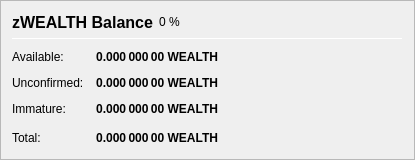
                       <widget class="QFrame" name="frame_ZerocoinBalances">
                        <property name="sizePolicy">
                         <sizepolicy hsizetype="Fixed" vsizetype="Fixed">
                          <horstretch>0</horstretch>
                          <verstretch>0</verstretch>
                         </sizepolicy>
                        </property>
                        <property name="minimumSize">
                         <size>
                          <width>415</width>
                          <height>160</height>
                         </size>
                        </property>
                        <property name="maximumSize">
                         <size>
                          <width>415</width>
                          <height>160</height>
                         </size>
                        </property>
                        <property name="baseSize">
                         <size>
                          <width>415</width>
                          <height>160</height>
                         </size>
                        </property>
                        <property name="frameShape">
                         <enum>QFrame::StyledPanel</enum>
                        </property>
                        <property name="frameShadow">
                         <enum>QFrame::Raised</enum>
                        </property>
                        <layout class="QVBoxLayout" name="verticalLayout_7">
                         <item>
                          <layout class="QHBoxLayout" name="horizontalLayout_8" stretch="0,0,0">
                           <item>
                            <widget class="QLabel" name="label_5z_3">
                             <property name="minimumSize">
                              <size>
                               <width>0</width>
                               <height>20</height>
                              </size>
                             </property>
                             <property name="font">
                              <font>
                               <pointsize>12</pointsize>
                               <weight>75</weight>
                               <bold>true</bold>
                              </font>
                             </property>
                             <property name="text">
                              <string>zWEALTH Balance</string>
                             </property>
                            </widget>
                           </item>
                           <item>
                            <widget class="QLabel" name="labelzAEXPercent">
                             <property name="text">
                              <string notr="true">0 %</string>
                             </property>
                            </widget>
                           </item>
                           <item>
                            <spacer name="horizontalSpacer_11">
                             <property name="orientation">
                              <enum>Qt::Horizontal</enum>
                             </property>
                             <property name="sizeHint" stdset="0">
                              <size>
                               <width>40</width>
                               <height>20</height>
                              </size>
                             </property>
                            </spacer>
                           </item>
                          </layout>
                         </item>
                         <item>
                          <widget class="Line" name="line_ZerocoinBalance">
                           <property name="minimumSize">
                            <size>
                             <width>0</width>
                             <height>1</height>
                            </size>
                           </property>
                           <property name="maximumSize">
                            <size>
                             <width>16777215</width>
                             <height>1</height>
                            </size>
                           </property>
                           <property name="orientation">
                            <enum>Qt::Horizontal</enum>
                           </property>
                          </widget>
                         </item>
                         <item>
                          <spacer name="verticalSpacer_7">
                           <property name="orientation">
                            <enum>Qt::Vertical</enum>
                           </property>
                           <property name="sizeType">
                            <enum>QSizePolicy::Fixed</enum>
                           </property>
                           <property name="sizeHint" stdset="0">
                            <size>
                             <width>20</width>
                             <height>5</height>
                            </size>
                           </property>
                          </spacer>
                         </item>
                         <item>
                          <layout class="QGridLayout" name="gridLayout_5">
                           <property name="spacing">
                            <number>12</number>
                           </property>
                           <item row="1" column="0">
                            <widget class="QLabel" name="labelzBalanceMatureText">
                             <property name="toolTip">
                              <string>Mature: more than 20 confirmation and more than 3 mints of the same denomination after it was minted.
These zWEALTH are spendable.</string>
                             </property>
                             <property name="text">
                              <string>Available:</string>
                             </property>
                            </widget>
                           </item>
                           <item row="2" column="0">
                            <widget class="QLabel" name="labelzBalanceUnconfirmedText">
                             <property name="toolTip">
                              <string>Unconfirmed: less than 20 confirmations
Immature: confirmed, but less than 3 mints of the same denomination after it was minted</string>
                             </property>
                             <property name="text">
                              <string>Unconfirmed:</string>
                             </property>
                            </widget>
                           </item>
                           <item row="4" column="2">
                            <spacer name="horizontalSpacer_4">
                             <property name="orientation">
                              <enum>Qt::Horizontal</enum>
                             </property>
                             <property name="sizeHint" stdset="0">
                              <size>
                               <width>40</width>
                               <height>20</height>
                              </size>
                             </property>
                            </spacer>
                           </item>
                           <item row="4" column="0">
                            <widget class="QLabel" name="labelzBalanceText">
                             <property name="toolTip">
                              <string>Your current zWEALTH balance, unconfirmed and immature zWEALTH included.</string>
                             </property>
                             <property name="text">
                              <string>Total:</string>
                             </property>
                            </widget>
                           </item>
                           <item row="4" column="1">
                            <widget class="QLabel" name="labelzBalance">
                             <property name="font">
                              <font>
                               <weight>75</weight>
                               <bold>true</bold>
                              </font>
                             </property>
                             <property name="cursor">
                              <cursorShape>IBeamCursor</cursorShape>
                             </property>
                             <property name="toolTip">
                              <string>Your current zWEALTH balance, unconfirmed and immature zWEALTH included.</string>
                             </property>
                             <property name="text">
                              <string notr="true">0.000 000 00 WEALTH</string>
                             </property>
                             <property name="alignment">
                              <set>Qt::AlignRight|Qt::AlignTrailing|Qt::AlignVCenter</set>
                             </property>
                             <property name="textInteractionFlags">
                              <set>Qt::LinksAccessibleByMouse|Qt::TextSelectableByKeyboard|Qt::TextSelectableByMouse</set>
                             </property>
                            </widget>
                           </item>
                           <item row="3" column="0">
                            <widget class="QLabel" name="labelzBalanceImmatureText">
                             <property name="toolTip">
                              <string>Unconfirmed: less than 20 confirmations
Immature: confirmed, but less than 3 mints of the same denomination after it was minted</string>
                             </property>
                             <property name="text">
                              <string>Immature:</string>
                             </property>
                            </widget>
                           </item>
                           <item row="2" column="1">
                            <widget class="QLabel" name="labelzBalanceUnconfirmed">
                             <property name="font">
                              <font>
                               <weight>75</weight>
                               <bold>true</bold>
                              </font>
                             </property>
                             <property name="toolTip">
                              <string>Unconfirmed: less than 20 confirmations
Immature: confirmed, but less than 3 mints of the same denomination after it was minted</string>
                             </property>
                             <property name="text">
                              <string notr="true">0.000 000 00 WEALTH</string>
                             </property>
                             <property name="alignment">
                              <set>Qt::AlignRight|Qt::AlignTrailing|Qt::AlignVCenter</set>
                             </property>
                            </widget>
                           </item>
                           <item row="1" column="1">
                            <widget class="QLabel" name="labelzBalanceMature">
                             <property name="font">
                              <font>
                               <weight>75</weight>
                               <bold>true</bold>
                              </font>
                             </property>
                             <property name="toolTip">
                              <string>Mature: more than 20 confirmation and more than 3 mints of the same denomination after it was minted.
These zWEALTH are spendable.</string>
                             </property>
                             <property name="text">
                              <string notr="true">0.000 000 00 WEALTH</string>
                             </property>
                             <property name="alignment">
                              <set>Qt::AlignRight|Qt::AlignTrailing|Qt::AlignVCenter</set>
                             </property>
                            </widget>
                           </item>
                           <item row="3" column="1">
                            <widget class="QLabel" name="labelzBalanceImmature">
                             <property name="font">
                              <font>
                               <weight>75</weight>
                               <bold>true</bold>
                              </font>
                             </property>
                             <property name="toolTip">
                              <string>Unconfirmed: less than 20 confirmations
Immature: confirmed, but less than 3 mints of the same denomination after it was minted</string>
                             </property>
                             <property name="text">
                              <string notr="true">0.000 000 00 WEALTH</string>
                             </property>
                             <property name="alignment">
                              <set>Qt::AlignRight|Qt::AlignTrailing|Qt::AlignVCenter</set>
                             </property>
                            </widget>
                           </item>
                          </layout>
                         </item>
                         <item>
                          <spacer name="verticalSpacer_4">
                           <property name="orientation">
                            <enum>Qt::Vertical</enum>
                           </property>
                           <property name="sizeHint" stdset="0">
                            <size>
                             <width>20</width>
                             <height>40</height>
                            </size>
                           </property>
                          </spacer>
                         </item>
                        </layout>
                       </widget>
